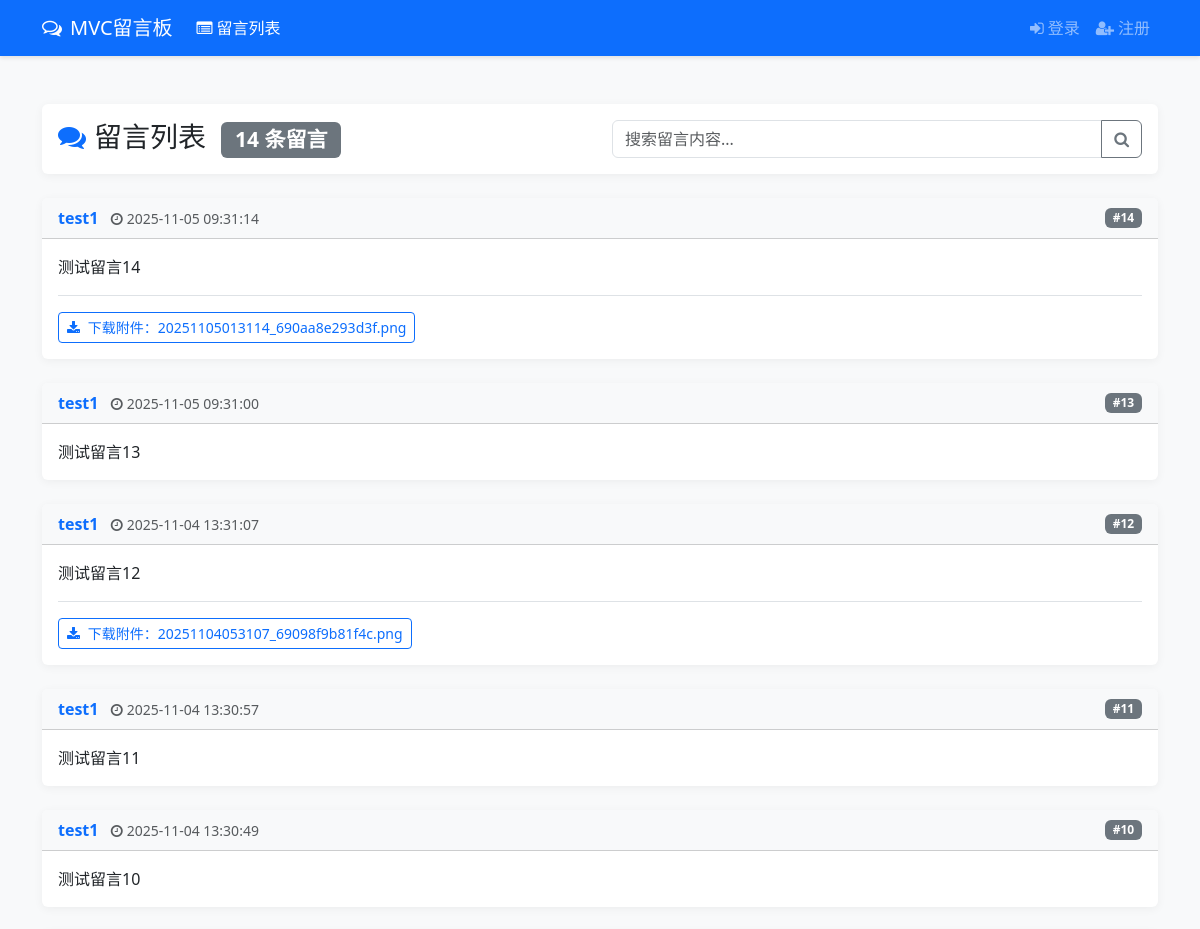
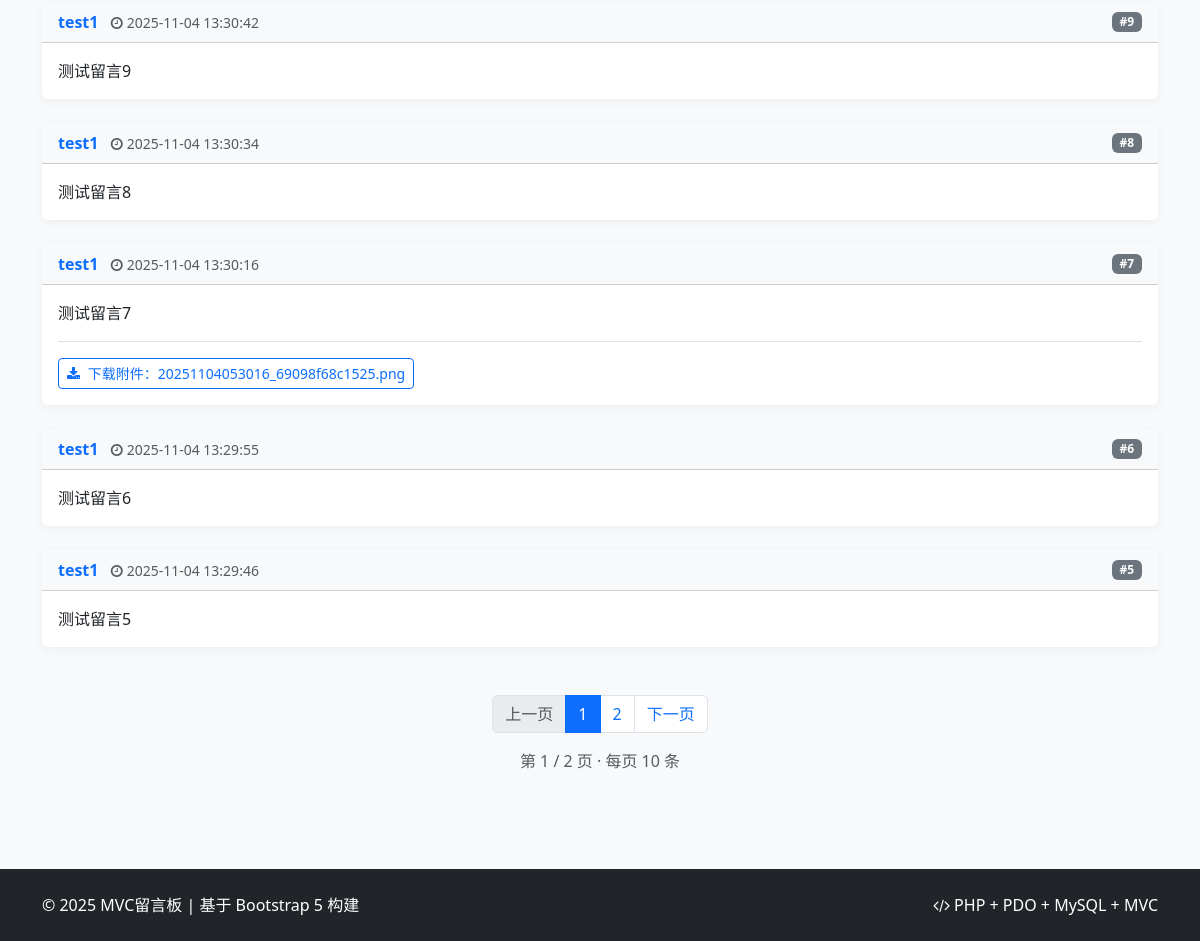
The page / on the database its author committed (2 pictures, top to bottom).
### tables this page shows
CREATE TABLE `message`  (
  `id` int NOT NULL AUTO_INCREMENT, 
  `user_id` int NOT NULL,  
  `content` text NOT NULL, 
  `attachment` varchar(255) NULL,  
  `created_at` datetime NOT NULL DEFAULT CURRENT_TIMESTAMP,
  PRIMARY KEY (`id`), 
  INDEX `user_id`(`user_id`), 
   
  CONSTRAINT `message_user_id` FOREIGN KEY (`user_id`) 
  REFERENCES `user` (`id`) ON DELETE CASCADE ON UPDATE RESTRICT
);

CREATE TABLE `user`  (
  `id` int NOT NULL AUTO_INCREMENT, 
  `username` varchar(50) NOT NULL,  
  `email` varchar(100) NOT NULL,   
  `password` varchar(255) NOT NULL, 
  `remember_token` varchar(255) NULL,  
  `created_at` datetime NOT NULL DEFAULT CURRENT_TIMESTAMP, 
  PRIMARY KEY (`id`), 
  UNIQUE INDEX `username`(`username`),  
  UNIQUE INDEX `email`(`email`)        
);

### controller/MessageController.php (called while the page is built, shortened)
<?php
class MessageController extends Controller {
    public function index() {
        $keyword = isset($_GET['keyword']) ? trim($_GET['keyword']) : '';
        $page = isset($_GET['page']) ? (int)$_GET['page'] : 1;
        $pageSize = 10;
        $messageModel = new MessageModel();
        $total = $messageModel->getMessageCount($keyword);
        $messages = $messageModel->getMessages($page, $pageSize, $keyword);
        $totalPage = ceil($total / $pageSize);
        $this->view->assign('messages', $messages);
        $this->view->assign('keyword', $keyword);
        $this->view->assign('page', $page);
        $this->view->assign('pageSize', $pageSize);
        $this->view->assign('total', $total);
        $this->view->assign('totalPage', $totalPage);
        $this->view->render('message/index');
    }
}

### public/index.php (called while the page is built, shortened)
<?php
spl_autoload_register(function($className) {
    $classPath = str_replace(DS, '/', $className) . '.php';
	$filename=ROOT_PATH.DS.$classPath;
});
$configDir = ROOT_PATH . DS.'config'.DS;
$config=new Config($configDir);
$url=new Url('',$config->get('app.url_rewrite'));
$controller = 'message';
$action = 'index';
$action=$url->camelCase($action,false);
$controllerObj = new $controllerClass();
$controllerObj->view->assign('current_c', strtolower($controller));
$controllerObj->view->assign('current_a', strtolower($action));
$callParams = $controllerObj->buildActionParams($action);
call_user_func_array([$controllerObj, $action], $callParams);

### core/Container.php (called while the page is built, shortened)
<?php
class Container
{
    private array $bindings = [];
    private array $instances = [];
    private static ?Container $instance = null;
    public static function getInstance(): Container
    {
        if (self::$instance === null) {
            self::$instance = new self();
        }
        return self::$instance;
    }
    public function bind(string $name, mixed $concrete): void
    {
        $this->bindings[$name] = $concrete;
    }
    public function get(string $name, array $params = []): mixed
    {
        if (isset($this->instances[$name])) {
            return $this->instances[$name];
        }
        $instance = $this->make($name, $params);
        $this->instances[$name] = $instance;
        return $instance;
    }
    public function make(string $name, array $params = []): mixed
    {
        if (isset($this->bindings[$name])) {
            $concrete = $this->bindings[$name];
            return $concrete;
        }
        $reflector = new \ReflectionClass($name);
        $resolvedParams = [];
        return $reflector->newInstanceArgs($resolvedParams);
    }
}

### core/Model.php (called while the page is built, shortened)
<?php
class Model {
    protected $pdo;
    public function __construct() {
		$container=Container::getInstance();
		$config=$container->get('config');
        $dbConfig = $config->get('db');
        try {
            $dsn = "mysql:host={$dbConfig['host']};dbname={$dbConfig['dbname']};charset={$dbConfig['charset']}";
            $this->pdo = new PDO($dsn, $dbConfig['username'], $dbConfig['password']);
            $this->pdo->setAttribute(PDO::ATTR_ERRMODE, PDO::ERRMODE_EXCEPTION);
        } catch (PDOException $e) {
            die("<div class='alert alert-danger text-center mt-5'>数据库连接失败：" . $e->getMessage() . "</div>");
        }
    }
    public function query($sql, ?array $params = []) {
		try {
			$stmt = $this->pdo->prepare($sql);
			if(!empty($params))
			{
				foreach ($params as $key => $value) {
					if(is_int($value))
					{
						$stmt->bindValue($key, (int)$value, PDO::PARAM_INT);
					}
					else
					{
						$stmt->bindValue($key, $value);
					}
				}
			}
			$stmt->execute();
			return $stmt;
		} catch (PDOException $e) {
			die('SQL错误：' . $e->getMessage());
		}
	}
    public function find($sql, ?array $params = []) {
        return $this->query($sql, $params)->fetch(PDO::FETCH_ASSOC);
    }
    public function select($sql, ?array $params = []) {
        return $this->query($sql, $params)->fetchAll(PDO::FETCH_ASSOC);
    }
}

### core/Config.php (called while the page is built, shortened)
<?php
class Config
{
    private array $config = [];
    private string $configDir;
    public function __construct(string $configDir)
    {
        $this->configDir = rtrim($configDir, DIRECTORY_SEPARATOR) . DIRECTORY_SEPARATOR;
    }
    private function loadAllConfig(): void
    {
        $configFiles = glob($this->configDir . '*.php');
        foreach ($configFiles as $file) {
            $fileConfig = include $file;
            $configKey = pathinfo($file, PATHINFO_FILENAME);
            $this->config[$configKey] = array_merge_recursive(
                $this->config[$configKey] ?? [],
                $fileConfig
            );
        }
    }
    public function get(string $key = '', mixed $default = null): mixed
    {
        $currentConfig = $this->config;
        $keyParts = explode('.', $key);
        foreach ($keyParts as $part) {
            $currentConfig = $currentConfig[$part];
        }
        return $currentConfig;
    }
}

### model/MessageModel.php (called while the page is built, shortened)
<?php
class MessageModel extends Model {
    protected $table = 'message';
    public function getMessageCount($keyword = '') {
        if ($keyword) {
            $sql = "SELECT COUNT(*) as total FROM {$this->table}
                    WHERE content LIKE :keyword";
            $result = $this->find($sql, [':keyword' => "%{$keyword}%"]);
        } else {
            $sql = "SELECT COUNT(*) as total FROM {$this->table}";
            $result = $this->find($sql);
        }
        return $result['total'];
    }
    public function getMessages(int $page = 1,int $pageSize = 10,string $keyword = '') {
        $offset = ($page - 1) * $pageSize;
        if ($keyword) {
            $sql = "SELECT m.*, u.username FROM {$this->table} m
                    LEFT JOIN user u ON m.user_id = u.id
                    WHERE m.content LIKE :keyword
                    ORDER BY m.created_at DESC
                    LIMIT :offset , :pageSize";
            return $this->select($sql, [
                ':keyword' => "%{$keyword}%",
                ':offset' => (int)$offset,
                ':pageSize' => (int)$pageSize
            ]);
        } else {
            $sql = "SELECT m.*, u.username FROM {$this->table} m
                    LEFT JOIN user u ON m.user_id = u.id
                    ORDER BY m.created_at DESC
                    LIMIT :offset,:pageSize";
            return $this->select($sql, [
                ':offset' => (int)$offset,
                ':pageSize' =>(int)$pageSize
            ]);
        }
    }
}

### util/Url.php (called while the page is built, shortened)
<?php
class Url {
    private $baseUrl;
	private $urlRewrite;
	private $appConfig;
	private $container;
    public function __construct(string $baseUrl='',bool $urlRewrite=false)
    {
        if(empty($baseUrl))
		{
			$this->baseUrl=str_replace('index.php','',$_SERVER['PHP_SELF']);
		}
		else
		{
			$this->baseUrl=$baseUrl;
		}
		$this->urlRewrite=$urlRewrite;
		$container=Container::getInstance();
		$this->container=$container;
		$config=$container->get('config');
		$this->appConfig = $config->get('app');
    }
    public function to($controller, $action, $params = []) {
		$urlRewrite=$this->urlRewrite;
		$queryParams=[];
		if(!$urlRewrite)
		{
			$url = $this->baseUrl . 'index.php';
			foreach ($params as $key => $value) {
				if (is_scalar($value) && $value !== '' && $value !== null) {
					$queryParams[$key] = $value;
				}
			}
			$queryString = http_build_query($queryParams);
			$url=$url . "?_url={$controller}/{$action}";
			if(empty($queryString))
			{
				return $url;
			}
			else
			{
				return $url.'&'.$queryString;
			}
		}
    }
    public function page(int $page,$params = []) {
        $view=$this->container->get('view');
		$controller=$view->current_c;
		$action=$view->current_a;
        $currentController = isset($controller) ? $controller : 'message';
        $currentAction = isset($action) ? $action : 'index';
        $currentParams = $_GET;
        $newParams = array_merge($currentParams, $params);
        return $this->to($currentController, $currentAction, $newParams);
    }
    public function upload($filename) {
		$appConfig=$this->appConfig;
		$baseUrl=$this->baseUrl;
        $uploadUrl = $appConfig['upload_url'];
        return $baseUrl.$uploadUrl . ltrim($filename, '/');
    }
}

### view/message/index.php (the view, shortened to what this page needs)
<div class="card mb-4">
    <div class="card-body">
        <div class="row align-items-center">
            <div class="col-md-6">
                <h3 class="card-title mb-0">
                    <i class="fa fa-comments text-primary me-2"></i>留言列表
                    <span class="badge bg-secondary ms-2"><?php echo $total; ?> 条留言</span>
                </h3>
            </div>
            <div class="col-md-6">
                <form method="get" action="<?=$this->url->to('message','index')?>" class="d-flex gap-2">
                    <div class="flex-grow-1">
                        <div class="input-group">
                            <input type="text" name="keyword" class="form-control"
                                   placeholder="搜索留言内容..." value="<?php echo $keyword; ?>">
                            <button class="btn btn-outline-secondary" type="submit">
                                <i class="fa fa-search"></i>
                            </button>
                        </div>
                    </div>
                </form>
            </div>
        </div>
    </div>
</div>
<?php if (empty($messages)): ?>
    <div class="alert alert-info text-center py-5">
        <i class="fa fa-info-circle text-3xl mb-3"></i>
        <h4 class="alert-heading"><?php echo $keyword ? '没有找到相关留言' : '暂无留言'; ?></h4>
        <p class="mb-4">
            <?php echo $keyword ? '换个关键词试试吧' : '快来发布第一条留言，分享你的想法！'; ?>
        </p>
        <?php if ($this->session->get('user_id')): ?>
            <a href="<?=$this->url->to('message','create')?>" class="btn btn-primary btn-lg">
                <i class="fa fa-pencil me-2"></i>发布留言
            </a>
        <?php else: ?>
            <a href="<?=$this->url->to('auth','login')?>" class="btn btn-primary btn-lg">
                <i class="fa fa-sign-in me-2"></i>登录后发布
            </a>
        <?php endif; ?>
    </div>
<?php else: ?>
    <div class="row gap-4">
        <?php foreach ($messages as $message): ?>
            <div class="col-12">
                <div class="card message-card h-100">
                    <div class="card-header bg-light d-flex justify-content-between align-items-center">
                        <div>
                            <span class="fw-bold text-primary"><?php echo $message['username']; ?></span>
                            <small class="text-muted ms-2">
                                <i class="fa fa-clock-o me-1"></i><?php echo date('Y-m-d H:i:s', strtotime($message['created_at'])); ?>
                            </small>
                        </div>
                        <span class="badge bg-secondary">
                            #<?php echo $message['id']; ?>
                        </span>
                    </div>
					<div class="card-body">
						<?php echo nl2br(htmlspecialchars($message['content'])); ?>
						<?php if ($message['attachment']): ?>
							<div class="mt-3 pt-3 border-top">
                                <a href="<?php echo $this->url->upload($message['attachment']); ?>"
                                   target="_blank" class="btn btn-outline-primary btn-sm">
                                    <i class="fa fa-download me-1"></i>
                                    下载附件：<?php echo $message['attachment']; ?>
                                </a>
                            </div>
						<?php endif; ?>
					</div>
                </div>
            </div>
        <?php endforeach; ?>
    </div>
    <?php if ($totalPage > 1): ?>
        <nav class="mt-5">
            <ul class="pagination justify-content-center">
                <li class="page-item <?php echo $page <= 1 ? 'disabled' : ''; ?>">
                    <a class="page-link" href="<?=$this->url->page($page-1)?>">
                        上一页
                    </a>
                </li>
                <?php
                $startPage = max(1, $page - 2);
                $endPage = min($totalPage, $startPage + 4);
                if ($endPage - $startPage < 4) {
                    $startPage = max(1, $endPage - 4);
                }
                ?>
                <?php for ($i = $startPage; $i <= $endPage; $i++): ?>
                    <li class="page-item <?php echo $i === $page ? 'active' : ''; ?>">
                        <a class="page-link" href="<?=$this->url->page($i)?>">
                            <?php echo $i; ?>
                        </a>
                    </li>
                <?php endfor; ?>
                <li class="page-item <?php echo $page >= $totalPage ? 'disabled' : ''; ?>">
                    <a class="page-link" href="<?=$this->url->page($page+1)?>">
                        下一页
                    </a>
                </li>
            </ul>
            <div class="text-center mt-2 text-muted">
                第 <?php echo $page; ?> / <?php echo $totalPage; ?> 页 · 每页 <?php echo $pageSize; ?> 条
            </div>
        </nav>
    <?php endif; ?>
<?php endif; ?>

### rows shown on the page
message: user.username "test1", created_at "2025-11-05 09:31:14", id "14", content "测试留言14", attachment "20251105013114_690aa8e293d3f.png"
message: user.username "test1", created_at "2025-11-05 09:31:00", id "13", content "测试留言13"
message: user.username "test1", created_at "2025-11-04 13:31:07", id "12", content "测试留言12", attachment "20251104053107_69098f9b81f4c.png"
message: user.username "test1", created_at "2025-11-04 13:30:57", id "11", content "测试留言11"
message: user.username "test1", created_at "2025-11-04 13:30:49", id "10", content "测试留言10"
message: user.username "test1", created_at "2025-11-04 13:30:42", id "9", content "测试留言9"
message: user.username "test1", created_at "2025-11-04 13:30:34", id "8", content "测试留言8"
message: user.username "test1", created_at "2025-11-04 13:30:16", id "7", content "测试留言7", attachment "20251104053016_69098f68c1525.png"
message: user.username "test1", created_at "2025-11-04 13:29:55", id "6", content "测试留言6"
message: user.username "test1", created_at "2025-11-04 13:29:46", id "5", content "测试留言5"

### other values the page prints
$total "14"
$page "1"
$totalPage "2"
$pageSize "10"
